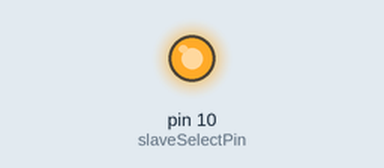
Recording of a sketch running on a simulated Arduino Uno, built with avr-gcc and run on an emulated ATmega328P. Shown: output pins drawn as LEDs (lit = HIGH).

Above: at 0.1 s.
Timing chart, 0 to 1.6 s (numbered marks = the images above):
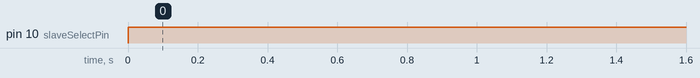

The sketch:

digiPotTest.ino
```cpp
#include <SPI.h>

const int slaveSelectPin = 10;
const int channel = 1;


void setup() {
  pinMode(slaveSelectPin, OUTPUT);
  Serial.begin(9600);
//  SPI.begin();
  SPI.beginTransaction(SPISettings(1000000, MSBFIRST, SPI_MODE1));

}

void loop() {


  digitalPotDBincrement();

  delay(1000);

  digitalPotDBdecrement();

  delay(1000);


}


void digitalPotDBincrement(){
  digitalWrite(slaveSelectPin, LOW);
//  byte controlAddressData = B01011101;

  SPI.transfer16(0b0101110111111111);
    unsigned long test = SPI.transfer16(0b0011000011111101);
//    Serial.println(test);


  digitalWrite(slaveSelectPin, HIGH);
}

void digitalPotDBdecrement(){
  digitalWrite(slaveSelectPin, LOW);
  byte controlAddress = B01011101;
  byte data = B11111110;

  word data2transfer = (controlAddress * 256) + data;
  SPI.transfer16(data2transfer);


  digitalWrite(slaveSelectPin, HIGH);
}


void digitalPotWrite(int address, int value) {
  // take the SS pin low to select the chip:
  digitalWrite(slaveSelectPin, LOW);
  //  send in the address and value via SPI:
  SPI.transfer(address);
  SPI.transfer(value);
  // take the SS pin high to de-select the chip:
  digitalWrite(slaveSelectPin, HIGH);
}
```

Measured:
- by itself, pin 10 (slaveSelectPin): LOW → HIGH at 0.00 s
